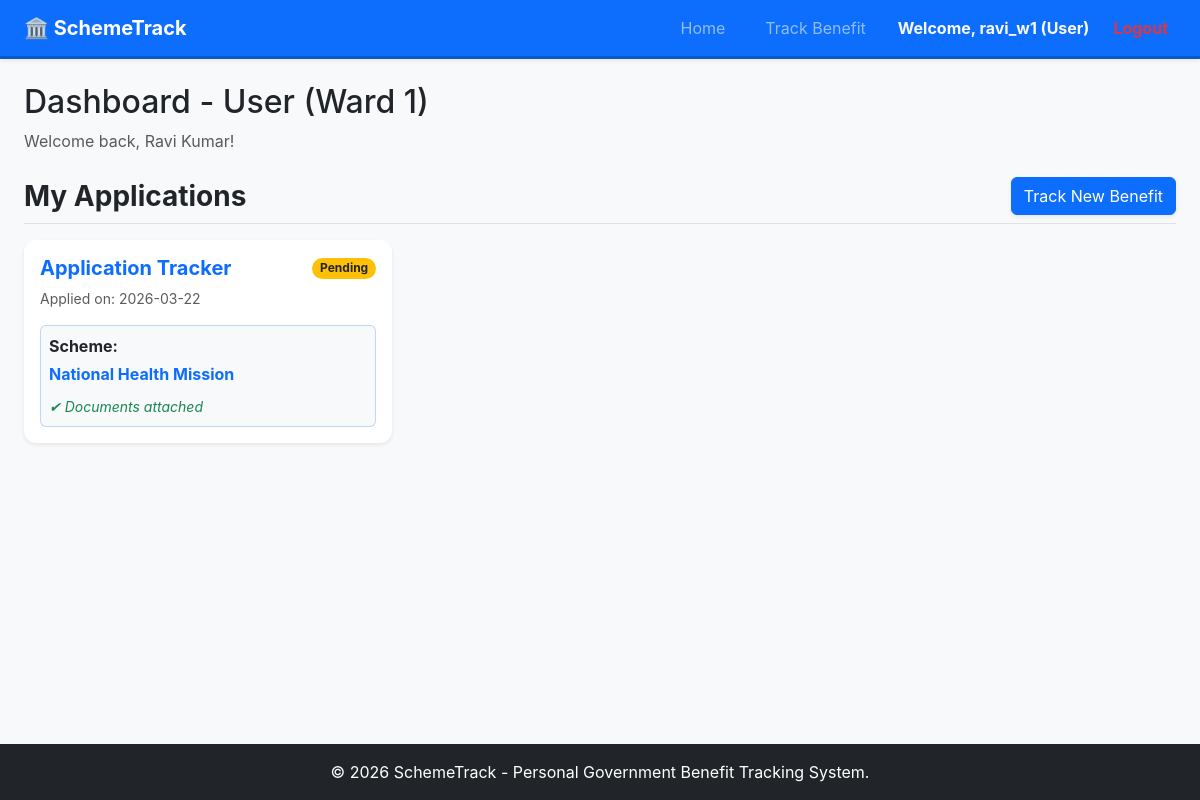
/ (signed in), run on the app's committed database.
### tables this page shows
CREATE TABLE users (
            id INTEGER PRIMARY KEY AUTOINCREMENT,
            username TEXT UNIQUE NOT NULL,
            password_hash TEXT NOT NULL,
            role TEXT NOT NULL,
            locality TEXT,
            full_name TEXT NOT NULL
        );

CREATE TABLE beneficiary (
            id INTEGER PRIMARY KEY AUTOINCREMENT,
            user_id INTEGER NOT NULL,
            scheme_name TEXT NOT NULL,
            status TEXT NOT NULL DEFAULT 'Pending',
            docs_list TEXT,
            application_date TIMESTAMP DEFAULT CURRENT_TIMESTAMP,
            FOREIGN KEY (user_id) REFERENCES users (id)
        );

### 23019 fsd_project/project/app.py (the view, shortened to what this page needs)
@app.route('/')
def index():
    if 'user_id' not in session:
        return render_template('index.html')
    conn = get_db_connection()
    user = conn.execute('SELECT * FROM users WHERE id = ?', (session['user_id'],)).fetchone()
    if not user:
        session.clear()
        return redirect(url_for('index'))
    data = {}
    if user['role'] == 'Admin':
        data['schemes'] = conn.execute('''
            SELECT b.*, u.full_name, u.locality
            FROM beneficiary b
            JOIN users u ON b.user_id = u.id
            ORDER BY b.application_date DESC
        ''').fetchall()
    else:
        data['my_schemes'] = conn.execute('''
            SELECT * FROM beneficiary WHERE user_id = ? ORDER BY application_date DESC
        ''', (user['id'],)).fetchall()
    conn.close()
    return render_template('dashboard.html', user=user, data=data)

### 23019 fsd_project/project/app.py (called while the page is built)
def get_db_connection():
    conn = sqlite3.connect(DATABASE)
    conn.row_factory = sqlite3.Row
    return conn

### 23019 fsd_project/project/templates/dashboard.html (shortened to what this page needs)
{% extends 'base.html' %}
{% block content %}
<div class="mb-4">
    <h2>Dashboard - {{ user.role }} ({{ user.locality }})</h2>
    <p class="text-muted">Welcome back, {{ user.full_name }}!</p>
</div>
{% if user.role == 'Admin' %}
<h3 class="mb-3 fw-bold border-bottom pb-2">All Applications</h3>
<div class="table-responsive">
    <table class="table table-striped table-hover align-middle shadow-sm">
        <thead class="table-dark">
            <tr>
                <th>ID</th>
                <th>Applicant Name</th>
                <th>Locality</th>
                <th>Scheme Name</th>
                <th>Date Applied</th>
                <th>Status</th>
                <th>Action</th>
            </tr>
        </thead>
        <tbody>
            {% for app in data.schemes %}
            <tr>
                <td>{{ app.id }}</td>
                <td>{{ app.full_name }}</td>
                <td><span class="badge bg-secondary">{{ app.locality }}</span></td>
                <td>{{ app.scheme_name }}</td>
                <td>{{ app.application_date[:10] }}</td>
                <td>
                    <span
                        class="badge {% if app.status == 'Pending' %}bg-warning text-dark{% elif app.status == 'Approved' %}bg-success{% else %}bg-danger{% endif %}">
                        {{ app.status }}
                    </span>
                </td>
                <td>
                    <form action="{{ url_for('update_status', id=app.id) }}" method="POST" class="d-flex gap-2">
                        <select name="status" class="form-select form-select-sm" style="width: 120px;">
                            <option value="Pending" {% if app.status=='Pending' %}selected{% endif %}>Pending</option>
                            <option value="Approved" {% if app.status=='Approved' %}selected{% endif %}>Approve</option>
                            <option value="Rejected" {% if app.status=='Rejected' %}selected{% endif %}>Reject</option>
                        </select>
                        <button type="submit" class="btn btn-sm btn-primary">Save</button>
                    </form>
                </td>
            </tr>
            {% else %}
            <tr>
                <td colspan="7" class="text-center text-muted py-3">No applications found.</td>
            </tr>
            {% endfor %}
        </tbody>
    </table>
</div>
{% else %}
<div class="d-flex justify-content-between align-items-center mb-3 border-bottom pb-2">
    <h3 class="fw-bold mb-0">My Applications</h3>
    <a href="{{ url_for('submit') }}" class="btn btn-primary shadow-sm">Track New Benefit</a>
</div>
<div class="row">
    {% for app in data.my_schemes %}
    <div class="col-md-6 col-lg-4 mb-4">
        <div class="card h-100 shadow-sm border-0 application-card">
            <div class="card-body">
                <div class="d-flex justify-content-between align-items-center mb-2">
                    <h5 class="card-title text-primary fw-bold mb-0">Application Tracker</h5>
                    <span
                        class="badge rounded-pill {% if app.status == 'Pending' %}bg-warning text-dark{% elif app.status == 'Approved' %}bg-success{% else %}bg-danger{% endif %}">
                        {{ app.status }}
                    </span>
                </div>
                <p class="card-text text-muted small mb-3">Applied on: {{ app.application_date[:10] }}</p>
                <div class="bg-light p-2 rounded border border-primary border-opacity-25">
                    <p class="mb-1"><strong>Scheme:</strong></p>
                    <p class="mb-2 text-primary fw-bold">{{ app.scheme_name }}</p>
                    <small class="text-muted"><i class="text-success">✔ Documents attached</i></small>
                </div>
            </div>
        </div>
    </div>
    {% endfor %}
</div>
{% endif %}
{% endblock %}

### 23019 fsd_project/project/templates/base.html (shortened to what this page needs)
<!DOCTYPE html>
<html lang="en">
<head>
    <link href="https://cdn.jsdelivr.net/npm/bootstrap@5.3.0/dist/css/bootstrap.min.css" rel="stylesheet">
    <link rel="stylesheet" href="{{ url_for('static', filename='css/style.css') }}">
</head>
<body>
    <header>
        <nav class="navbar navbar-expand-lg navbar-dark bg-primary shadow-sm">
            <div class="container-fluid px-4">
                <a class="navbar-brand fw-bold" href="{{ url_for('index') }}">🏛️ SchemeTrack</a>
                <div class="collapse navbar-collapse" id="navbarNav">
                    <ul class="navbar-nav ms-auto">
                        <li class="nav-item">
                            <a class="nav-link" href="{{ url_for('index') }}">Home</a>
                        </li>
                        {% if session.get('user_id') %}
                        {% if session.get('role') == 'User' %}
                        <li class="nav-item">
                            <a class="nav-link btn btn-outline-light ms-3 px-3 tracking-btn"
                                href="{{ url_for('submit') }}">Track Benefit</a>
                        </li>
                        {% endif %}
                        <li class="nav-item ms-lg-3 d-flex align-items-center">
                            <span class="text-light fw-bold">Welcome, {{ session.get('username') }} ({{
                                session.get('role') }})</span>
                        </li>
                        <li class="nav-item ms-lg-3">
                            <a class="nav-link text-danger fw-bold" href="{{ url_for('logout') }}">Logout</a>
                        </li>
                        {% endif %}
                    </ul>
                </div>
            </div>
        </nav>
    </header>
    <section class="container-fluid px-4 mt-4 main-content">
        {% block content %}{% endblock %}
    </section>
    <footer class="bg-dark text-white text-center py-3 mt-auto w-100">
        <div class="container-fluid px-4">
            <p class="mb-0">&copy; 2026 SchemeTrack - Personal Government Benefit Tracking System.</p>
        </div>
    </footer>
</body>
</html>

### 23019 fsd_project/project/static/css/style.css (style rules this page uses)
:root { --primary-color: #0d6efd; --bg-color: #f8f9fa; --text-color: #212529; }
body { min-height: 100vh; display: flex; flex-direction: column; background-color: var(--bg-color); font-family: -apple-system, BlinkMacSystemFont, "Segoe UI", Roboto, "Helvetica Neue", Arial, sans-serif; }
.navbar { border-bottom: 3px solid #0a58ca; }
.tracking-btn { transition: all 0.3s ease; }
.application-card { transition: all 0.3s ease; border-radius: 12px; }

### data on the page
users: get "ravi_w1", get "User", role "User", locality "Ward 1", full_name "Ravi Kumar"
beneficiary: status "Pending", application_date "2026-03-22", scheme_name "National Health Mission"
